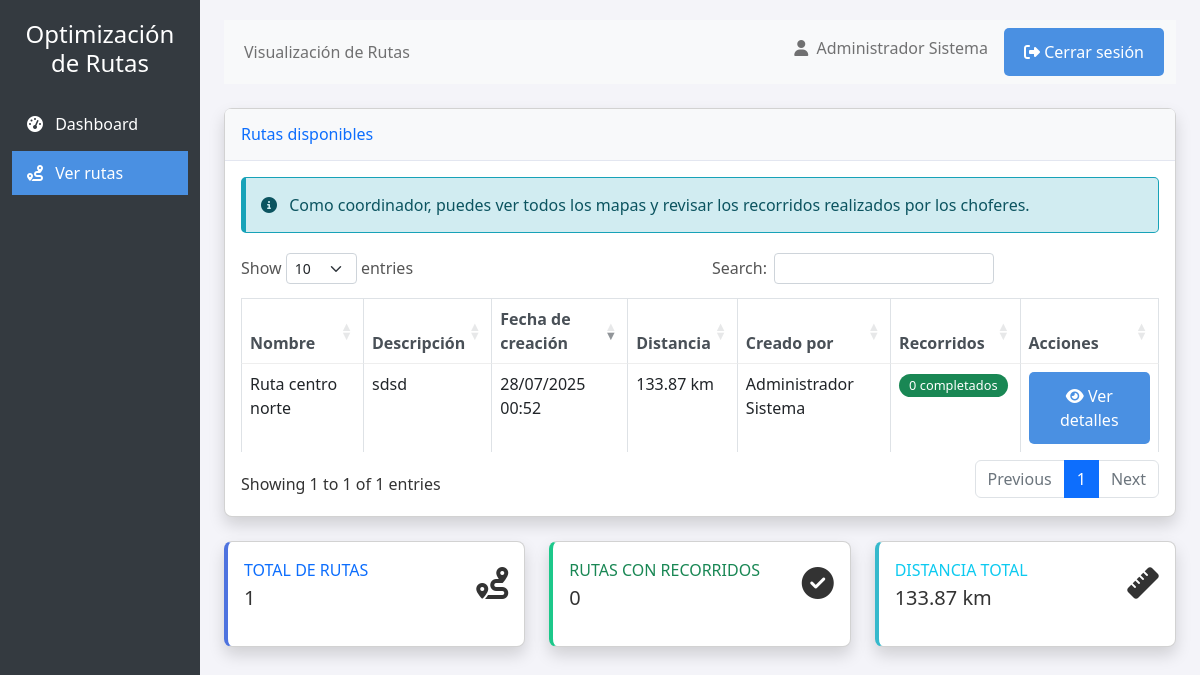
The app's page /coordinator/routes (signed in) with its own data.
### app.py (models this page shows, shortened)
class User(db.Model, UserMixin):
    id = db.Column(db.Integer, primary_key=True)
    username = db.Column(db.String(100), unique=True, nullable=False)
    email = db.Column(db.String(120), unique=True, nullable=False)
    password_hash = db.Column(db.String(200), nullable=False)
    first_name = db.Column(db.String(100), nullable=False)
    last_name = db.Column(db.String(100), nullable=False)
    cedula = db.Column(db.String(20), unique=True, nullable=False)
    role = db.Column(db.String(20), default='driver')  # admin, driver, technician, coordinator
    active = db.Column(db.Boolean, default=True)
    created_at = db.Column(db.DateTime, default=datetime.utcnow)
    driver_info = db.relationship('DriverInfo', backref='user', uselist=False, cascade="all, delete-orphan")
    routes_created = db.relationship('Route', backref='creator', lazy=True, foreign_keys='Route.creator_id')
    routes_driven = db.relationship('RouteCompletion', backref='driver', lazy=True)

class Route(db.Model):
    id = db.Column(db.Integer, primary_key=True)
    name = db.Column(db.String(100), nullable=False)
    description = db.Column(db.Text, nullable=True)
    creator_id = db.Column(db.Integer, db.ForeignKey('user.id'), nullable=False)
    created_at = db.Column(db.DateTime, default=datetime.utcnow)
    file_path = db.Column(db.String(200), nullable=False)
    gpx_path = db.Column(db.String(200), nullable=True)
    start_point = db.Column(db.String(100), nullable=True)
    end_point = db.Column(db.String(100), nullable=True)
    distance = db.Column(db.Float, nullable=True)
    active = db.Column(db.Boolean, default=True)
    completions = db.relationship('RouteCompletion', backref='route', lazy=True)

### app.py (the view)
    @app.route('/coordinator/routes')
    @coordinator_required
    def coordinator_view_routes():
        routes = Route.query.filter_by(active=True).order_by(Route.created_at.desc()).all()
        return render_template('coordinator/routes.html', routes=routes)

### app.py (called while the page is built)
def role_required(*roles):
    def decorator(f):
        @wraps(f)
        def decorated_function(*args, **kwargs):
            if not current_user.is_authenticated:
                flash('Debes iniciar sesión para acceder a esta página.', 'danger')
                return redirect(url_for('login'))
            if current_user.role not in roles:
                flash('No tienes permisos para acceder a esta página.', 'danger')
                return redirect(url_for('dashboard'))
            return f(*args, **kwargs)
        return decorated_function
    return decorator

### templates/coordinator/routes.html (shortened to what this page needs)
{% extends "base.html" %}
{% block page_title %}Visualización de Rutas{% endblock %}
{% block sidebar_items %}
<li class="nav-item">
    <a href="{{ url_for('coordinator_dashboard') }}" class="nav-link">
        <i class="fas fa-tachometer-alt me-2"></i> Dashboard
    </a>
</li>
<li class="nav-item">
    <a href="{{ url_for('coordinator_view_routes') }}" class="nav-link active">
        <i class="fas fa-route me-2"></i> Ver rutas
    </a>
</li>
{% endblock %}
{% block content %}
<div class="card shadow mb-4">
    <div class="card-header py-3">
        <h6 class="m-0 font-weight-bold text-primary">Rutas disponibles</h6>
    </div>
    <div class="card-body">
        <div class="alert alert-info">
            <i class="fas fa-info-circle me-2"></i> Como coordinador, puedes ver todos los mapas y revisar los recorridos realizados por los choferes.
        </div>
        {% if routes %}
        <div class="table-responsive">
            <table class="table table-bordered" id="routesTable">
                <thead>
                    <tr>
                        <th>Nombre</th>
                        <th>Descripción</th>
                        <th>Fecha de creación</th>
                        <th>Distancia</th>
                        <th>Creado por</th>
                        <th>Recorridos</th>
                        <th>Acciones</th>
                    </tr>
                </thead>
                <tbody>
                    {% for route in routes %}
                    <tr>
                        <td>{{ route.name }}</td>
                        <td>{{ route.description|truncate(50) if route.description else 'Sin descripción' }}</td>
                        <td>{{ route.created_at|datetime_format }}</td>
                        <td>{{ route.distance|distance_format }}</td>
                        <td>{{ route.creator.first_name }} {{ route.creator.last_name }}</td>
                        <td>
                            {% set completed_count = route.completions|selectattr("status", "equalto", "completed")|list|length %}
                            {% set in_progress_count = route.completions|selectattr("status", "equalto", "in_progress")|list|length %}
                            <span class="badge bg-success me-1">{{ completed_count }} completados</span>
                        </td>
                        <td>
                            <a href="{{ url_for('coordinator_view_route', route_id=route.id) }}" class="btn btn-info btn-sm">
                                <i class="fas fa-eye"></i> Ver detalles
                            </a>
                        </td>
                    </tr>
                    {% endfor %}
                </tbody>
            </table>
        </div>
        {% else %}
        <div class="text-center py-4">
            <p class="lead">No hay rutas disponibles.</p>
        </div>
        {% endif %}
    </div>
</div>
<div class="row">
    <div class="col-md-4">
        <div class="card border-left-primary shadow h-100">
            <div class="card-body">
                <div class="row no-gutters align-items-center">
                    <div class="col mr-2">
                        <div class="text-xs font-weight-bold text-primary text-uppercase mb-1">
                            Total de rutas</div>
                        <div class="h5 mb-0 font-weight-bold text-gray-800">{{ routes|length }}</div>
                    </div>
                    <div class="col-auto">
                        <i class="fas fa-route fa-2x text-gray-300"></i>
                    </div>
                </div>
            </div>
        </div>
    </div>
    <div class="col-md-4">
        <div class="card border-left-success shadow h-100">
            <div class="card-body">
                <div class="row no-gutters align-items-center">
                    <div class="col mr-2">
                        <div class="text-xs font-weight-bold text-success text-uppercase mb-1">
                            Rutas con recorridos</div>
                        <div class="h5 mb-0 font-weight-bold text-gray-800">
                            {{ routes|selectattr("completions")|list|length }}
                        </div>
                    </div>
                    <div class="col-auto">
                        <i class="fas fa-check-circle fa-2x text-gray-300"></i>
                    </div>
                </div>
            </div>
        </div>
    </div>
    <div class="col-md-4">
        <div class="card border-left-info shadow h-100">
            <div class="card-body">
                <div class="row no-gutters align-items-center">
                    <div class="col mr-2">
                        <div class="text-xs font-weight-bold text-info text-uppercase mb-1">
                            Distancia total</div>
                        <div class="h5 mb-0 font-weight-bold text-gray-800">
                            {% set total_distance = routes|sum(attribute='distance') %}
                            {{ total_distance|distance_format }}
                        </div>
                    </div>
                    <div class="col-auto">
                        <i class="fas fa-ruler fa-2x text-gray-300"></i>
                    </div>
                </div>
            </div>
        </div>
    </div>
</div>
{% endblock %}
{% block extra_css %}
<link rel="stylesheet" href="https://cdn.datatables.net/1.11.5/css/dataTables.bootstrap5.min.css">
{% endblock %}

### templates/base.html (shortened to what this page needs)
<!DOCTYPE html>
<html lang="es">
<head>
    <link rel="stylesheet" href="https://cdn.jsdelivr.net/npm/bootstrap@5.2.3/dist/css/bootstrap.min.css">
    <link rel="stylesheet" href="https://cdnjs.cloudflare.com/ajax/libs/font-awesome/6.2.1/css/all.min.css">
    <link rel="stylesheet" href="/static/styles.css">
    {% block extra_css %}{% endblock %}
</head>
<body>
    <div class="container-fluid">
        <div class="row">
            <div class="col-md-2 d-md-block sidebar collapse">
                <div class="position-sticky">
                    <div class="text-center mb-4">
                        <h4>Optimización<br>de Rutas</h4>
                    </div>
                    <ul class="nav flex-column">
                        {% block sidebar_items %}
                        {% endblock %}
                    </ul>
                </div>
            </div>
            <div class="col-md-10 ms-sm-auto px-md-4 content">
                <nav class="navbar navbar-expand-lg navbar-light bg-light mb-4">
                    <div class="container-fluid">
                        <div class="collapse navbar-collapse">
                            <ul class="navbar-nav me-auto mb-2 mb-lg-0">
                                <li class="nav-item">
                                    <span class="nav-link">
                                        {% block page_title %}Dashboard{% endblock %}
                                    </span>
                                </li>
                            </ul>
                            <div class="d-flex">
                                <span class="navbar-text me-3">
                                    <i class="fas fa-user me-1"></i> {{ current_user.first_name }} {{ current_user.last_name }}
                                </span>
                                <a href="{{ url_for('logout') }}" class="btn btn-outline-danger btn-sm">
                                    <i class="fas fa-sign-out-alt"></i> Cerrar sesión
                                </a>
                            </div>
                        </div>
                    </div>
                </nav>
                {% block content %}{% endblock %}
            </div>
        </div>
    </div>
</body>
</html>

### static/styles.css (style rules this page uses)
* { box-sizing: border-box; margin: 0; padding: 0; }
body { font-family: 'Segoe UI', Arial, sans-serif; background-color: #f4f4f9; margin: 0; padding: 0; color: #333; min-height: 100vh; display: flex; flex-direction: column; }
button, .btn { background-color: #4a90e2; color: white; border: none; padding: 12px 20px; border-radius: 5px; cursor: pointer; font-size: 16px; font-weight: 500; transition: background-color 0.3s; text-decoration: none; display: inline-block; }
.alert { padding: 15px; margin-bottom: 20px; border-radius: 5px; border-left: 5px solid; }
.alert-info { background-color: #d1ecf1; border-color: #17a2b8; color: #0c5460; }
table { width: 100%; border-collapse: collapse; }
th, td { padding: 12px 15px; text-align: left; border-bottom: 1px solid #eee; }
th { background-color: #f8f9fa; font-weight: 600; color: #495057; }
tr:last-child td { border-bottom: none; }
.badge { display: inline-block; padding: 5px 10px; border-radius: 15px; font-size: 0.8rem; font-weight: 500; }

### templates/coordinator/routes.html (style rules this page uses)
.border-left-primary { border-left: 0.25rem solid #4e73df !important; }
.border-left-success { border-left: 0.25rem solid #1cc88a !important; }
.border-left-info { border-left: 0.25rem solid #36b9cc !important; }

### templates/base.html (style rules this page uses)
.sidebar { min-height: 100vh; background-color: #343a40; color: #fff; padding-top: 20px; }
.sidebar a { color: #fff; text-decoration: none; padding: 10px 15px; display: block; }
.sidebar a.active { background-color: #4a90e2; }
.sidebar .nav-item { margin-bottom: 5px; }
.content { padding: 20px; }
.card { margin-bottom: 20px; border-radius: 8px; box-shadow: 0 2px 4px rgba(0,0,0,0.1); }
.card-header { background-color: #f8f9fa; border-bottom: 1px solid #e3e6f0; font-weight: bold; }

### records on screen
User: first_name "Administrador", last_name "Sistema"
Route: name "Ruta centro norte", description "sdsd", created_at "28/07/2025 00:52", distance|distance_format "133.87 km", creator.first_name "Administrador", creator.last_name "Sistema", completed_count "0"

### other values on screen
{{ routes|length }} "1"
{{ routes|selectattr("completions")|list|length }} "0"
{{ total_distance|distance_format }} "133.87 km"
